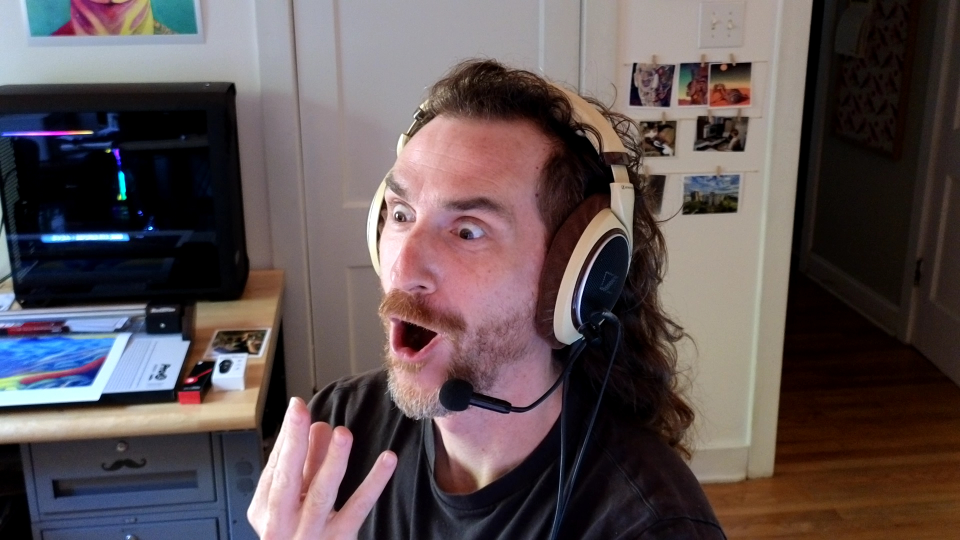
#> input picture test_images/20230427-171404.JPG, 1920 x 1080 px (shown at 1/2 size); its folder holds only this picture in this run
$ python -i etf.py   (imports and definitions only)   (older library calls are emulated)
#> lines starting #> are read from the running program, lines starting #| are printed output that depends on the picture; after the words box and inside, x2 and y2 are one past the last pixel; in counts of white or black regions, pixels touching at a corner belong together
### src/portrait_map_lab/models.py
"""Core dataclasses for the portrait map lab pipeline."""

from __future__ import annotations

from dataclasses import dataclass, field

import numpy as np

__all__ = [
    "ComposeConfig",
    "ComposedResult",
    "ComplexityConfig",
    "ComplexityResult",
    "ContourConfig",
    "ContourResult",
    "DensityResult",
    "ETFConfig",
    "ETFResult",
    "ExportManifest",
    "ExportMapEntry",
    "FlowConfig",
    "FlowResult",
    "FlowSpeedConfig",
    "LandmarkResult",
    "LICConfig",
    "LuminanceConfig",
    "PipelineConfig",
    "PipelineResult",
    "RegionDefinition",
    "RemapConfig",
]


@dataclass(frozen=True, slots=True)
class LandmarkResult:
    """Result of face landmark detection."""

    landmarks: np.ndarray  # Nx2 or Nx3 pixel coordinates
    image_shape: tuple[int, int]  # (height, width)
    confidence: float


@dataclass(frozen=True, slots=True)
class RegionDefinition:
    """Definition of a facial region by landmark indices."""

    name: str
    landmark_indices: list[int]


@dataclass(slots=True)
class RemapConfig:
    """Configuration for distance-to-influence remapping."""

    curve: str = "gaussian"
    radius: float = 150.0
    sigma: float = 80.0
    tau: float = 60.0
    clamp_distance: float = 300.0


@dataclass(slots=True)
class ComplexityConfig:
    """Configuration for complexity map computation."""

    metric: str = "gradient"  # gradient, laplacian, or multiscale_gradient
    sigma: float = 3.0  # Gaussian smoothing sigma for single-scale metrics
    scales: list[float] = field(default_factory=lambda: [1.0, 3.0, 8.0])  # multiscale sigmas
    scale_weights: list[float] = field(default_factory=lambda: [0.5, 0.3, 0.2])  # weights
    normalize_percentile: float = 99.0  # percentile for normalization (100.0 = max)
    output_dir: str = "output"


@dataclass(frozen=True, slots=True)
class ComplexityResult:
    """Result of complexity map computation."""

    raw_complexity: np.ndarray  # unnormalized metric output
    complexity: np.ndarray  # normalized [0, 1] complexity map
    metric: str  # which metric was used


@dataclass(slots=True)
class FlowSpeedConfig:
    """Configuration for flow speed derivation from complexity."""

    speed_min: float = 0.3  # speed in most complex areas
    speed_max: float = 1.0  # speed in smooth areas


@dataclass(slots=True)
class ContourConfig:
    """Configuration for face contour distance pipeline."""

    contour_method: str = "landmarks"
    remap: RemapConfig = field(default_factory=RemapConfig)
    direction: str = "inward"
    band_width: float | None = None
    contour_thickness: int = 1
    epsilon_factor: float = 0.005
    smooth_contour: bool = True
    output_dir: str = "output"


def _default_regions() -> list[RegionDefinition]:
    """Return default eye and mouth region definitions with MediaPipe Face Mesh indices."""
    return [
        RegionDefinition(
            name="left_eye",
            landmark_indices=[
                263,
                249,
                390,
                373,
                374,
                380,
                381,
                382,
                362,
                398,
                384,
                385,
                386,
                387,
                388,
                466,
            ],
        ),
        RegionDefinition(
            name="right_eye",
            landmark_indices=[
                33,
                7,
                163,
                144,
                145,
                153,
                154,
                155,
                133,
                173,
                157,
                158,
                159,
                160,
                161,
                246,
            ],
        ),
        RegionDefinition(
            name="mouth",
            landmark_indices=[
                61,
                146,
                91,
                181,
                84,
                17,
                314,
                405,
                321,
                375,
                291,
                409,
                270,
                269,
                267,
                0,
                37,
                39,
                40,
                185,
            ],
        ),
    ]


@dataclass(slots=True)
class PipelineConfig:
    """Configuration for the full processing pipeline."""

    regions: list[RegionDefinition] = field(default_factory=_default_regions)
    remap: RemapConfig = field(default_factory=RemapConfig)
    weights: dict[str, float] = field(default_factory=lambda: {"eyes": 0.6, "mouth": 0.4})
    output_dir: str = "output"


@dataclass(frozen=True, slots=True)
class PipelineResult:
    """Complete result of the feature distance pipeline."""

    landmarks: LandmarkResult
    masks: dict[str, np.ndarray]
    distance_fields: dict[str, np.ndarray]
    influence_maps: dict[str, np.ndarray]
    combined: np.ndarray


@dataclass(frozen=True, slots=True)
class ContourResult:
    """Result of face contour distance pipeline."""

    landmarks: LandmarkResult | None
    contour_polygon: np.ndarray
    contour_mask: np.ndarray
    filled_mask: np.ndarray
    signed_distance: np.ndarray
    directional_distance: np.ndarray
    influence_map: np.ndarray


@dataclass(slots=True)
class LuminanceConfig:
    """Configuration for luminance extraction and CLAHE processing."""

    clip_limit: float = 2.0
    tile_size: int = 8


@dataclass(slots=True)
class ComposeConfig:
    """Configuration for density map composition."""

    luminance: LuminanceConfig = field(default_factory=LuminanceConfig)
    feature_weight: float = 0.6
    contour_weight: float = 0.4
    tonal_blend_mode: str = "multiply"
    tonal_weight: float = 1.0
    importance_weight: float = 1.0
    gamma: float = 1.0


@dataclass(slots=True)
class ETFConfig:
    """Configuration for Edge Tangent Field computation."""

    blur_sigma: float = 1.5
    structure_sigma: float = 5.0
    refine_sigma: float = 3.0
    refine_iterations: int = 2
    sobel_ksize: int = 3


@dataclass(slots=True)
class FlowConfig:
    """Configuration for flow field computation."""

    etf: ETFConfig = field(default_factory=ETFConfig)
    contour_smooth_sigma: float = 1.0
    blend_mode: str = "coherence"
    coherence_power: float = 2.0
    fallback_threshold: float = 0.1


@dataclass(slots=True)
class LICConfig:
    """Configuration for Line Integral Convolution visualization."""

    length: int = 30
    step: float = 1.0
    seed: int = 42
    use_bilinear: bool = True


@dataclass(frozen=True, slots=True)
class DensityResult:
    """Result of density target computation pipeline."""

    luminance: np.ndarray
    clahe_luminance: np.ndarray
    tonal_target: np.ndarray
    importance: np.ndarray
    density_target: np.ndarray


@dataclass(frozen=True, slots=True)
class ETFResult:
    """Result of Edge Tangent Field computation."""

    tangent_x: np.ndarray
    tangent_y: np.ndarray
    coherence: np.ndarray
    gradient_magnitude: np.ndarray


@dataclass(frozen=True, slots=True)
class FlowResult:
    """Result of flow field computation pipeline."""

    etf: ETFResult
    contour_flow_x: np.ndarray
    contour_flow_y: np.ndarray
    blend_weight: np.ndarray
    flow_x: np.ndarray
    flow_y: np.ndarray
    flow_speed: np.ndarray | None = None  # particle speed scalar derived from complexity


@dataclass(frozen=True, slots=True)
class ComposedResult:
    """Complete result of all pipelines combined."""

    feature_result: PipelineResult
    contour_result: ContourResult
    density_result: DensityResult
    flow_result: FlowResult
    lic_image: np.ndarray
    complexity_result: ComplexityResult | None = None


@dataclass(frozen=True, slots=True)
class ExportMapEntry:
    """Metadata for one exported binary map."""

    filename: str
    key: str
    dtype: str
    shape: tuple[int, int]
    value_range: tuple[float, float]
    description: str


@dataclass(frozen=True, slots=True)
class ExportManifest:
    """Manifest describing a complete export bundle."""

    version: int
    source_image: str
    width: int
    height: int
    created_at: str
    maps: tuple[ExportMapEntry, ...]

### src/portrait_map_lab/etf.py
"""Edge Tangent Field computation for flow field generation."""

from __future__ import annotations

import cv2
import numpy as np
from scipy.ndimage import gaussian_filter

from portrait_map_lab.models import ETFConfig, ETFResult

__all__ = [
    "compute_structure_tensor",
    "extract_tangent_field",
    "refine_tangent_field",
    "compute_etf",
]


# [229 lines left out: functions compute_structure_tensor, extract_tangent_field, refine_tangent_field, compute_etf, not called in this run]

>>> import cv2
>>> picture = cv2.imread('../../test_images/20230427-171404.JPG')
#> picture is the input picture: shape (1080, 1920, 3); mean B, G, R 82.9, 81.5, 93.3
>>> result = compute_etf(picture)
#> in extract_tangent_field, `near_zero_mask = np.abs(Jxy) < 1e-10`:
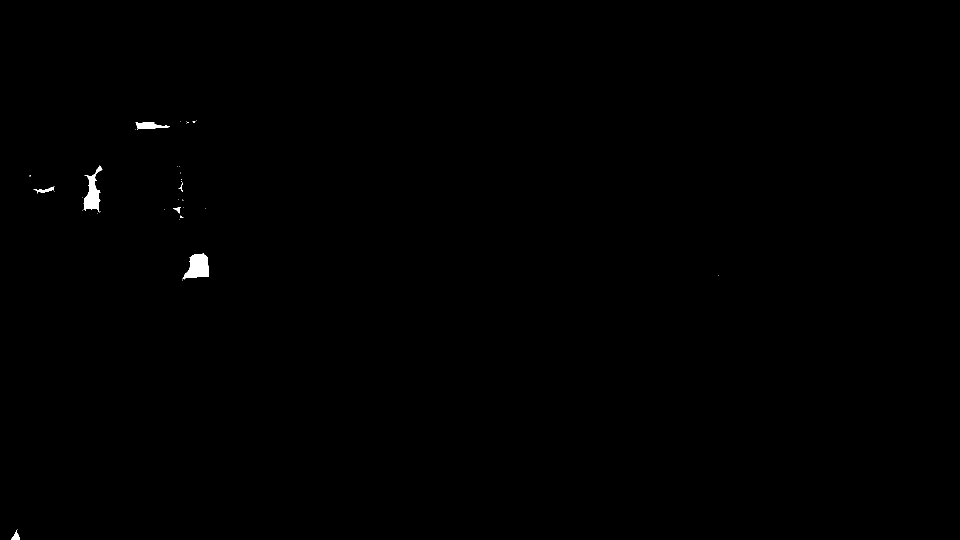
#> near_zero_mask: shape (1080, 1920) bool (shown at 1/2 size); 0.21% white; 37 white regions (30 under 20 px), largest, box (x1, y1, x2, y2) and area: (365, 506, 418, 559) 1780, (167, 331, 205, 424) 1530, (271, 244, 339, 259) 564
#> in extract_tangent_field, `coherence = (lambda1 - lambda2) / (lambda1 + lambda2 + 1e-10)`:
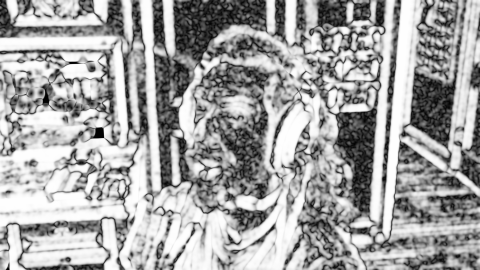
#> coherence: shape (1080, 1920) float64 (shown at 1/4 size); min 0, max 1, mean 0.645
#> the loop in refine_tangent_field, `for _ in range(iterations):` made 2 passes
#> pass 1, in refine_tangent_field, `magnitude = np.sqrt(tx_refined * tx_refined + ty_refined * ty_refined)`:
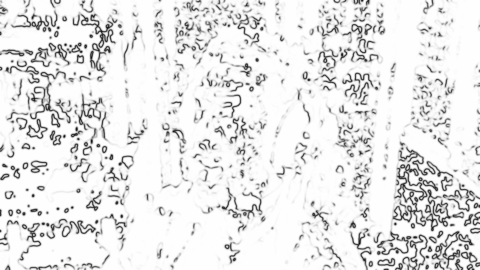
#> magnitude: shape (1080, 1920) float64 (shown at 1/4 size); min 0.00397, max 1, mean 0.906
#> after the loop in refine_tangent_field, `for _ in range(iterations):`:
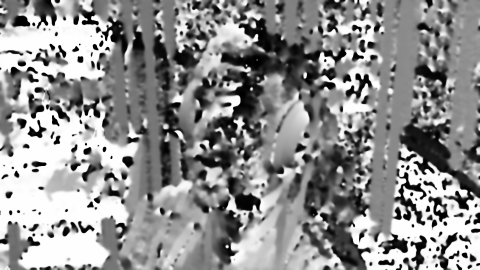
#> tx_refined: shape (1080, 1920) float64 (shown at 1/4 size); min -1, max 1, mean 0.131; drawn with min black and max white
#> after the loop in refine_tangent_field, `for _ in range(iterations):`:
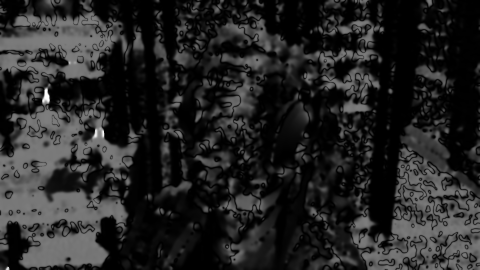
#> ty_refined: shape (1080, 1920) float64 (shown at 1/4 size); min -1, max 1, mean -0.707; drawn with min black and max white
#> in compute_etf, `gx = cv2.Sobel(gray, cv2.CV_64F, 1, 0, ksize=config.sobel_ksize)`:
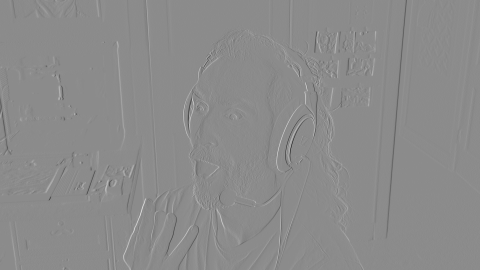
#> gx: shape (1080, 1920) float64 (shown at 1/4 size); min -3.47, max 2.88, mean -0.00115; drawn with min black and max white
#> in compute_etf, `gradient_magnitude = np.sqrt(gx * gx + gy * gy)`:
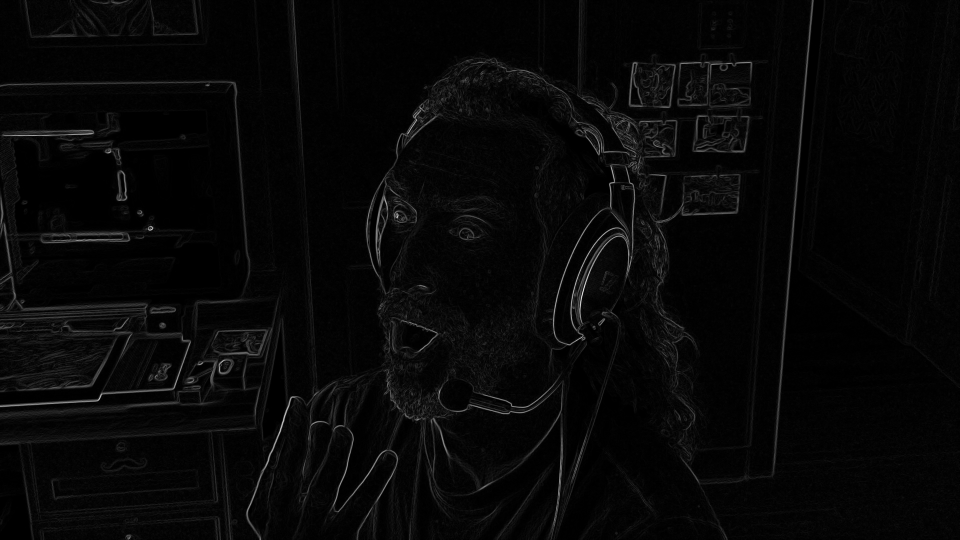
#> gradient_magnitude: shape (1080, 1920) float64 (shown at 1/2 size); min 0, max 3.56, mean 0.107; drawn with min black and max white

$ run again, on test_images/20230427-171622.JPG
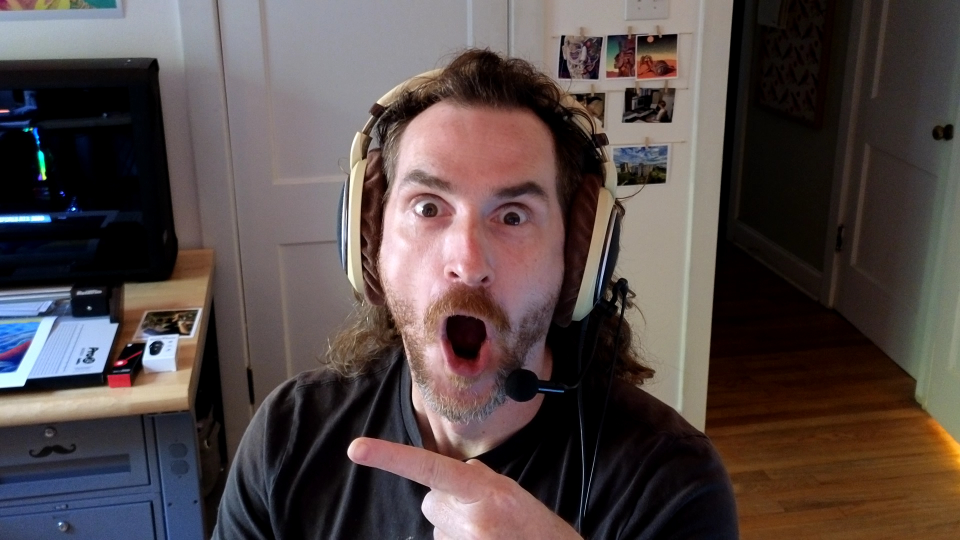
#> input picture test_images/20230427-171622.JPG, 1920 x 1080 px (shown at 1/2 size)
#> picture is the input picture: shape (1080, 1920, 3); mean B, G, R 71.7, 73, 84.5
#> near_zero_mask: shape (1080, 1920) bool; 0.49% white; 35 white regions (28 under 20 px), largest, box (x1, y1, x2, y2) and area: (0, 287, 46, 390) 3711, (215, 465, 278, 520) 2326, (173, 308, 247, 398) 1506
#> after the loop in refine_tangent_field, `for _ in range(iterations):`:
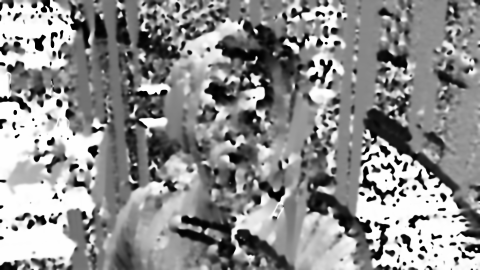
#> tx_refined: shape (1080, 1920) float64 (shown at 1/4 size); min -1, max 1, mean 0.119; drawn with min black and max white
#> in compute_etf, `gradient_magnitude = np.sqrt(gx * gx + gy * gy)`:
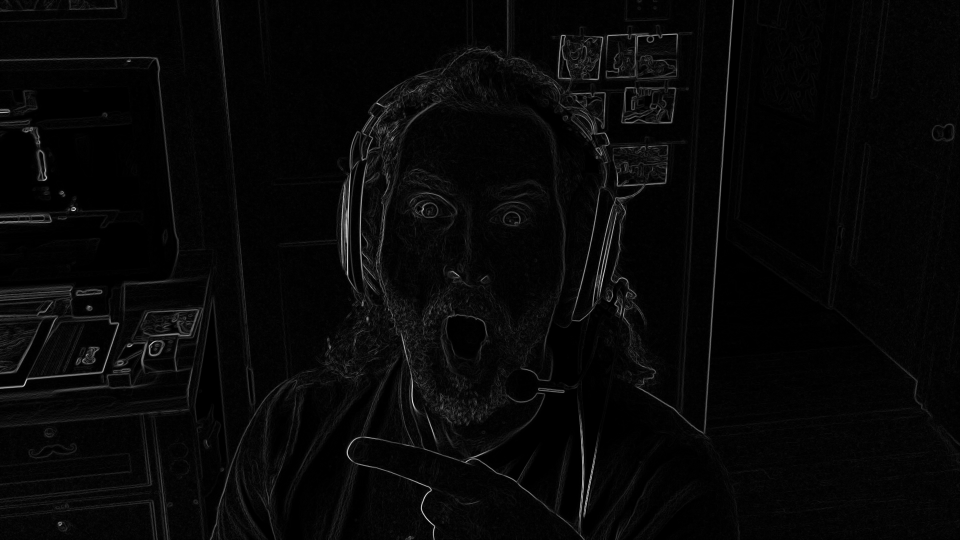
#> gradient_magnitude: shape (1080, 1920) float64 (shown at 1/2 size); min 0, max 3.54, mean 0.103; drawn with min black and max white

$ run again, on test_images/Gemini_Generated_Image_qne7spqne7spqne7.jpg
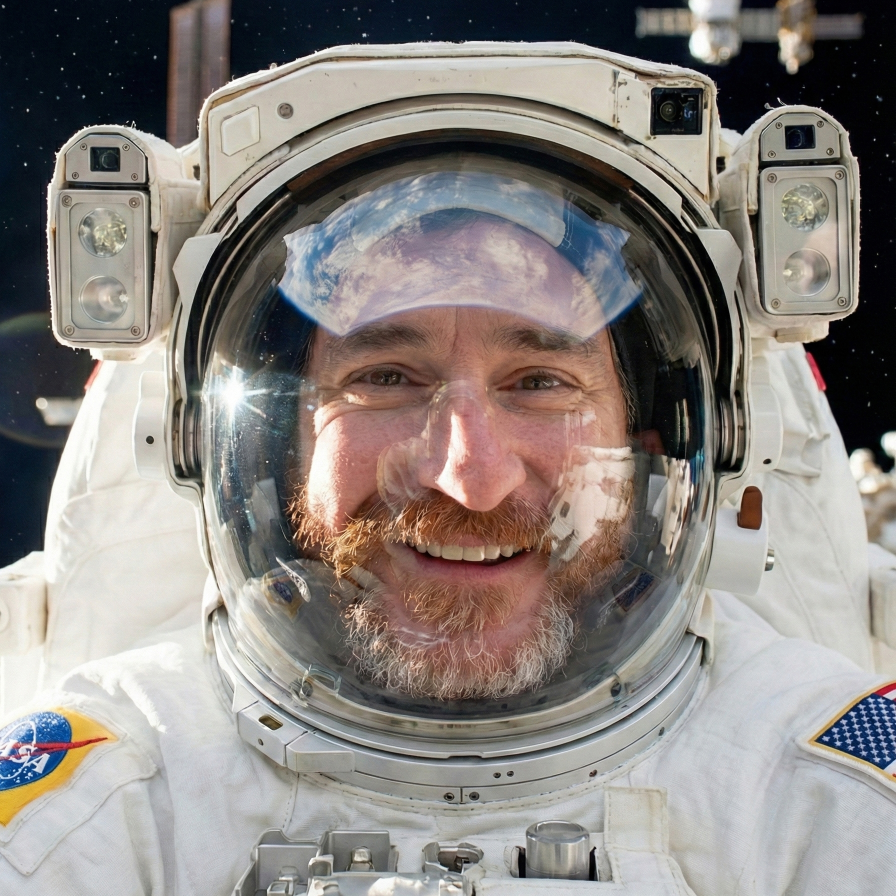
#> input picture test_images/Gemini_Generated_Image_qne7spqne7spqne7.jpg, 1792 x 1792 px (shown at 1/2 size)
#> picture is the input picture: shape (1792, 1792, 3); mean B, G, R 127.8, 131.8, 137.6
#> near_zero_mask: shape (1792, 1792) bool; 0% white in thin lines or dots, all inside (x1, y1, x2, y2) = (341, 505, 1688, 1743)
#> after the loop in refine_tangent_field, `for _ in range(iterations):`:
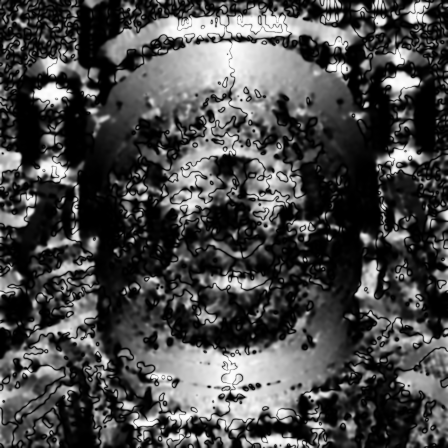
#> ty_refined: shape (1792, 1792) float64 (shown at 1/4 size); min -1, max -0.00652, mean -0.713; drawn with min black and max white
#> in compute_etf, `gradient_magnitude = np.sqrt(gx * gx + gy * gy)`:
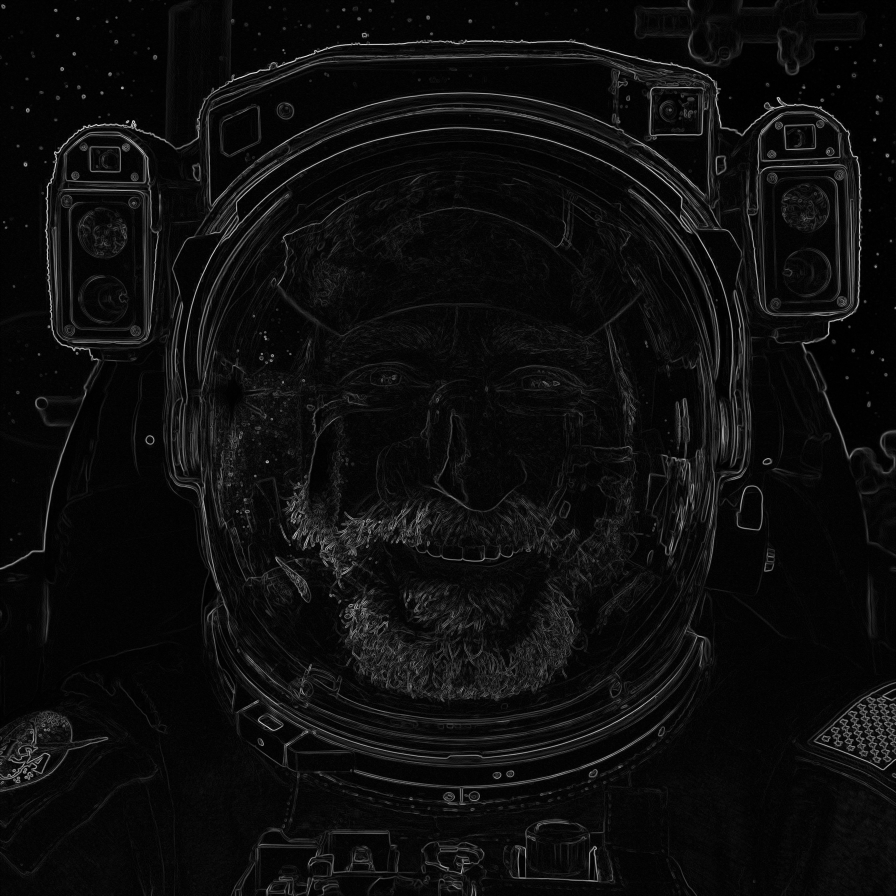
#> gradient_magnitude: shape (1792, 1792) float64 (shown at 1/2 size); min 0, max 3.48, mean 0.182; drawn with min black and max white
